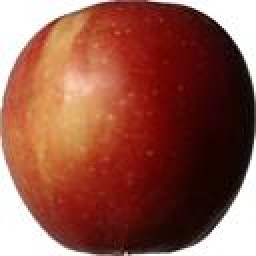
#> input picture data/processed/train/apple/Apple_Braeburn_1_r0_10.jpg, 128 x 128 px (shown 2 times larger); its folder holds only this picture in this run
$ python train_robust.py
#> lines starting #> are read from the running program, lines starting #| are printed output that depends on the picture; after the words box and inside, x2 and y2 are one past the last pixel; in counts of white or black regions, pixels touching at a corner belong together
### robust_pipeline.py
"""
robust_pipeline.py
------------------
Background-invariant preprocessing for the original fruit-classification
project.  The original 51-dimensional feature design and custom OvR SVM
are kept; this module only makes the image representation more robust.

Training pipeline:
    image -> foreground mask -> crop -> resize -> augmentation ->
    5 synthetic backgrounds -> masked color/shape/texture features

Inference pipeline:
    image -> foreground mask -> crop -> resize -> multiple normalized views ->
    same masked features

rembg is used automatically when it is installed.  OpenCV/GrabCut is the
built-in fallback so the project still runs on a normal Python environment.
"""

import os
import cv2
import numpy as np

IMG_SIZE = (128, 128)
BINS = 16
BACKGROUND_KINDS = ("wood", "kitchen", "gradient", "noise", "neutral")

_REMBG_REMOVE = None
_REMBG_TRIED = False

def _get_rembg_remove():
    global _REMBG_REMOVE, _REMBG_TRIED
    if _REMBG_TRIED:
        return _REMBG_REMOVE
    _REMBG_TRIED = True
    try:
        from rembg import remove
        _REMBG_REMOVE = remove
    except Exception:
        _REMBG_REMOVE = None
    return _REMBG_REMOVE


def _largest_component(mask, min_area_ratio=0.01):
    mask = (mask > 0).astype(np.uint8) * 255
    contours, _ = cv2.findContours(mask, cv2.RETR_EXTERNAL, cv2.CHAIN_APPROX_SIMPLE)
    if not contours:
        return np.zeros_like(mask)
    h, w = mask.shape[:2]
    min_area = min_area_ratio * h * w
    good = [c for c in contours if cv2.contourArea(c) >= min_area]
    if not good:
        return np.zeros_like(mask)
    # For grapes, the largest connected region can be a cluster; for other
    # fruits it is normally the fruit body.  Keep only the largest region.
    c = max(good, key=cv2.contourArea)
    out = np.zeros_like(mask)
    cv2.drawContours(out, [c], -1, 255, -1)
    return out


def _fill_holes(mask):
    mask = (mask > 0).astype(np.uint8) * 255
    h, w = mask.shape[:2]
    flood = mask.copy()
    flood_mask = np.zeros((h + 2, w + 2), np.uint8)
    cv2.floodFill(flood, flood_mask, (0, 0), 255)
    inv = cv2.bitwise_not(flood)
    return cv2.bitwise_or(mask, inv)


# [107 lines left out: functions _white_background_mask, _grabcut_mask, _color_prior_mask, _mask_quality, _remove_green_accessories, not called in this run]


def _orange_body_mask(img):
    """Detect the orange fruit body while rejecting green leaves/stems.

    This targeted mask is used only when a green accessory is present.
    Orange is defined by a warm hue plus strong R>G>B chroma separation,
    which is much more specific than a generic saturation mask.
    """
    hsv = cv2.cvtColor(img, cv2.COLOR_BGR2HSV)
    H, S, V = cv2.split(hsv)
    B, G, R = cv2.split(img)
    B = B.astype(np.int16)
    G = G.astype(np.int16)
    R = R.astype(np.int16)

    m = (
        (H >= 3) & (H <= 30) &
        (S >= 80) & (V >= 55) &
        (R >= G + 18) &
        (G >= B + 12)
    ).astype(np.uint8) * 255

    # Fill small holes from orange highlights/texture, but never connect
    # across a large green leaf.
    m = cv2.morphologyEx(m, cv2.MORPH_CLOSE, np.ones((7, 7), np.uint8), iterations=2)
    m = cv2.morphologyEx(m, cv2.MORPH_OPEN, np.ones((3, 3), np.uint8))
    m = _fill_holes(m)
    return _largest_component(m, 0.008)


def _green_accessory_ratio(img):
    """Return fraction of image occupied by saturated green accessory pixels."""
    hsv = cv2.cvtColor(img, cv2.COLOR_BGR2HSV)
    H, S, V = cv2.split(hsv)
    green = ((H >= 35) & (H <= 95) & (S >= 55) & (V >= 35))
    return float(np.mean(green))


def _orange_with_green_leaf_mask(img):
    """Return a reliable orange-body mask when a green leaf/stem is present."""
    orange = _orange_body_mask(img)
    if cv2.countNonZero(orange) == 0:
        return np.zeros(orange.shape, np.uint8)

    h, w = img.shape[:2]
    orange_ratio = cv2.countNonZero(orange) / float(h * w)
    green_ratio = _green_accessory_ratio(img)

    # Require a substantial orange body and visible green accessory. This
    # keeps the special path from interfering with normal apple/banana photos.
    if orange_ratio < 0.06 or green_ratio < 0.008:
        return np.zeros_like(orange)

    # A single compact orange component is the fruit body. Remove all green
    # pixels by construction, including green regions touching the stem.
    return orange


def foreground_mask(img):
    """Return a robust single-fruit foreground mask.

    The orange+green-leaf case is handled before generic foreground removal:
    a saturated orange body is isolated from green leaves/stems, preventing
    the accessory from entering the crop or color/shape features.
    """
    h, w = img.shape[:2]

    # 0) Targeted orange-with-green-accessory path.
    # This must run before rembg/GrabCut because those methods can treat an
    # attached leaf and fruit as one foreground object.
    orange_leaf = _orange_with_green_leaf_mask(img)
    if cv2.countNonZero(orange_leaf) > 0:
        return orange_leaf

    # 1) rembg when available: strongest option for arbitrary real photos.
    try:
        remove = _get_rembg_remove()
        if remove is None:
            raise RuntimeError("rembg not installed")
        from PIL import Image
        rgba = remove(Image.fromarray(cv2.cvtColor(img, cv2.COLOR_BGR2RGB)))
        arr = np.asarray(rgba)
        if arr.ndim == 3 and arr.shape[2] == 4:
            alpha = arr[:, :, 3]
            m = (alpha > 35).astype(np.uint8) * 255
            m = _fill_holes(m)
            m = _largest_component(m, 0.01)
            if _mask_quality(m, img.shape) > 0:
                return _remove_green_accessories(img, m)
    except Exception:
        pass

    hsv = cv2.cvtColor(img, cv2.COLOR_BGR2HSV)
    cs = max(4, min(18, h // 12, w // 12))
    corners = np.concatenate([
        hsv[:cs, :cs].reshape(-1, 3),
        hsv[:cs, -cs:].reshape(-1, 3),
        hsv[-cs:, :cs].reshape(-1, 3),
        hsv[-cs:, -cs:].reshape(-1, 3),
    ], axis=0)
    white_corner_ratio = float(np.mean((corners[:, 1] < 40) & (corners[:, 2] > 205)))

    # 2) Original Fruits-360 white background.
    if white_corner_ratio > 0.50:
        m = _white_background_mask(img)
        if _mask_quality(m, img.shape) > 0:
            return _remove_green_accessories(img, m)

    # 3) GrabCut for real-world photos.
    gc = _grabcut_mask(img)
    cp = _color_prior_mask(img)

    # Prefer GrabCut if it has a compact object; otherwise use color prior.
    if _mask_quality(gc, img.shape) > 0:
        # If GrabCut is very large, intersect it with a color prior when that
        # produces a sensible compact fruit.
        ratio = cv2.countNonZero(gc) / float(h * w)
        if ratio > 0.55 and _mask_quality(cp, img.shape) > 0:
            inter = cv2.bitwise_and(gc, cp)
            if _mask_quality(inter, img.shape) > 0.02:
                return _remove_green_accessories(img, inter)
        return _remove_green_accessories(img, gc)
    if _mask_quality(cp, img.shape) > 0:
        return _remove_green_accessories(img, cp)

    # Last resort: central region, not the whole image.
    m = np.zeros((h, w), np.uint8)
    cv2.ellipse(m, (w // 2, h // 2), (int(.38 * w), int(.42 * h)), 0, 0, 360, 255, -1)
    return _remove_green_accessories(img, m)


# [235 lines left out: functions object_crop, _background, _augment_object, recompose, extract_masked_features, real_world_appearance_scores, not called in this run]

def _load_image(path):
    img = cv2.imread(path)
    if img is None:
        raise ValueError(f"Could not read image: {path}")
    return img


# [4 lines left out: function prepare_object, not called in this run]


def training_features(path, seed_base=0):
    """Return six background-robust views for one training image.

    The five requested synthetic backgrounds are generated for every source
    image.  Features are computed from the known fruit mask, so the classifier
    never learns the synthetic background itself; the augmented object
    appearance (rotation/scale/light/blur/hue) is what increases robustness.
    """
    img = _load_image(path)
    mask = foreground_mask(img)
    obj, om = object_crop(img, mask)

    feats = [extract_masked_features(obj, om)]
    for i, kind in enumerate(BACKGROUND_KINDS):
        aug, am = _augment_object(obj, om, seed_base + i * 97)
        _ = recompose(aug, am, kind, seed_base + 1000 + i * 31)
        # Use the same foreground mask after augmentation.  This preserves
        # the intended background-invariance while keeping training fast.
        feats.append(extract_masked_features(aug, am))
    return np.stack(feats)


# [12 lines left out: function inference_features, not called in this run]

### train_robust.py

import os, sys, numpy as np
sys.path.insert(0, os.path.dirname(__file__))
sys.path.append(os.path.join(os.path.dirname(__file__),"models"))
from robust_pipeline import training_features
from svm import OvRSVM

DATA_DIR=os.path.join("data","processed","train")
CACHE=os.path.join("results","saved_models")
MODEL_OUT=os.path.join(CACHE,"linear_svm_robust.npz")

def main():
    Xs=[]; ys=[]
    classes=sorted([d for d in os.listdir(DATA_DIR) if os.path.isdir(os.path.join(DATA_DIR,d))])
    print("Robust training classes:", classes)
    for cls in classes:
        cdir=os.path.join(DATA_DIR,cls)
        files=[f for f in os.listdir(cdir) if f.lower().endswith((".jpg",".jpeg",".png",".bmp"))]
        print(f"{cls}: {len(files)} base images -> {len(files)*6} robust views")
        for j,f in enumerate(files):
            try:
                feats=training_features(os.path.join(cdir,f), seed_base=42+j*17)
#> in _load_image, img is the input picture: shape (128, 128, 3); mean B, G, R 73.2, 87.2, 146.1
#> in _orange_body_mask, `hsv = cv2.cvtColor(img, cv2.COLOR_BGR2HSV)`: hsv: shape (128, 128, 3); mean H, S, V 19.6, 162.1, 146.2
#> in _orange_body_mask, `H, S, V = cv2.split(hsv)`:
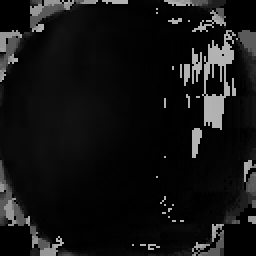
#> H: shape (128, 128) (shown 2 times larger); min 0, max 179, mean 19.6
#> in _orange_body_mask, `H, S, V = cv2.split(hsv)`:
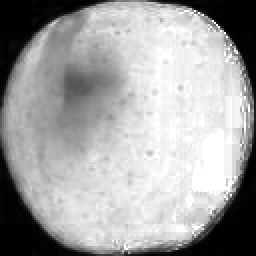
#> S: shape (128, 128) (shown 2 times larger); min 0, max 255, mean 162.1
#> in _orange_body_mask, `H, S, V = cv2.split(hsv)`:
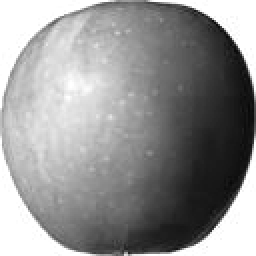
#> V: shape (128, 128) (shown 2 times larger); min 8, max 255, mean 146.2
#> in _orange_body_mask, `B, G, R = cv2.split(img)`:
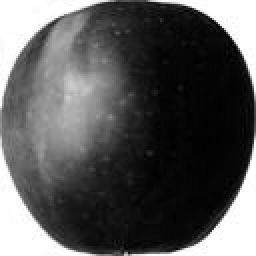
#> G: shape (128, 128) (shown 2 times larger); min 0, max 255, mean 87.2
#> in _orange_body_mask, `m = ( (H >= 3) & (H <= 30) & (S >= 80) & (V >= 55) & (R >= G + 18) & (..`:
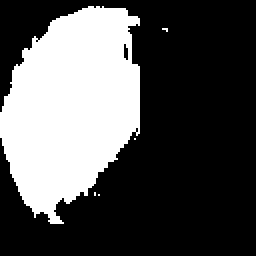
#> m: shape (128, 128) (shown 2 times larger); 32.4% white; 5 white regions (4 under 20 px), largest, box (x1, y1, x2, y2) and area: (0, 3, 70, 112) 5308
#> in _orange_body_mask, `m = cv2.morphologyEx(m, cv2.MORPH_CLOSE, np.ones((7, 7), np.uint8), it..`: m: shape (128, 128); 34.9% white; 2 white regions (1 under 20 px), largest, box (x1, y1, x2, y2) and area: (0, 0, 70, 112) 5708
#> in _orange_body_mask, `m = cv2.morphologyEx(m, cv2.MORPH_OPEN, np.ones((3, 3), np.uint8))`: m: shape (128, 128); 34.8% white; 1 white region, box (x1, y1, x2, y2) and area: (0, 0, 70, 112) 5708
#> in _fill_holes, `cv2.floodFill(flood, flood_mask, (0, 0), 255)`:
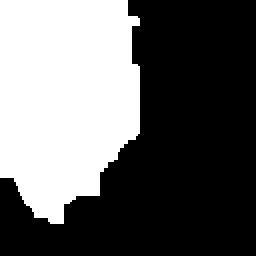
#> flood: shape (128, 128) (shown 2 times larger); 39.4% white; 1 white region, box (x1, y1, x2, y2) and area: (0, 0, 70, 112) 6460
#> in _fill_holes, `return cv2.bitwise_or(mask, inv)`:
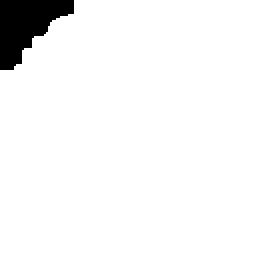
#> returned value: shape (128, 128) (shown 2 times larger); 95.4% white; 1 black region
#> in _largest_component, `contours, _ = cv2.findContours(mask, cv2.RETR_EXTERNAL, cv2.CHAIN_APPR..`: contours = 1 contour; box (x1, y1, x2, y2) and area: (0, 0, 128, 128) 15384
#> in _largest_component, `good = [c for c in contours if cv2.contourArea(c) >= min_area]`: good has the same summary as contours
#> in _largest_component, `c = max(good, key=cv2.contourArea)`: c = contour of 31 points, box (x1, y1, x2, y2) (0, 0, 128, 128), area 15384
#> in _orange_with_green_leaf_mask, `orange_ratio = cv2.countNonZero(orange) / float(h * w)`: orange_ratio = 0.954
#> in _green_accessory_ratio, `green = ((H >= 35) & (H <= 95) & (S >= 55) & (V >= 35))`: green: shape (128, 128) bool; every value is 0
#> in _orange_with_green_leaf_mask, `green_ratio = _green_accessory_ratio(img)`: green_ratio = 0
                Xs.append(feats)
                ys.extend([cls]*len(feats))
            except Exception as e:
                print("[skip]",f,e)
    X=np.vstack(Xs).astype(np.float32); y=np.array(ys)
    print("Robust feature matrix:",X.shape)
    os.makedirs(CACHE,exist_ok=True)
    np.savez(os.path.join(CACHE,"robust_train_features.npz"),X=X,y=y)

    # Balance classes without changing the original dataset: undersample only
    # the largest class to the median class size.
    counts={c:int(np.sum(y==c)) for c in classes}
    target=int(np.median(list(counts.values())))
    rng=np.random.default_rng(42)
    idx=[]
    for c in classes:
        ci=np.where(y==c)[0]
        if len(ci)>target: ci=rng.choice(ci,target,replace=False)
        idx.extend(ci.tolist())
    idx=np.array(idx)
    rng.shuffle(idx)
    Xb,yb=X[idx],y[idx]
    print("Balanced robust matrix:",Xb.shape, {c:int(np.sum(yb==c)) for c in classes})

    model=OvRSVM(learning_rate=0.0005,C=1.0,n_epochs=400)
    model.fit(Xb,yb)
    train_pred=model.predict(Xb)
    print("Robust augmented training accuracy:",np.mean(train_pred==yb))
    model.save(MODEL_OUT)
    print("Saved:",MODEL_OUT)

if __name__=="__main__":
    main()
#> (the call stopped at in foreground_mask, `rgba = remove(Image.fromarray(cv2.cvtColor(img, cv2.COLOR_BGR2RGB)))`: rembg is not available in this run)
